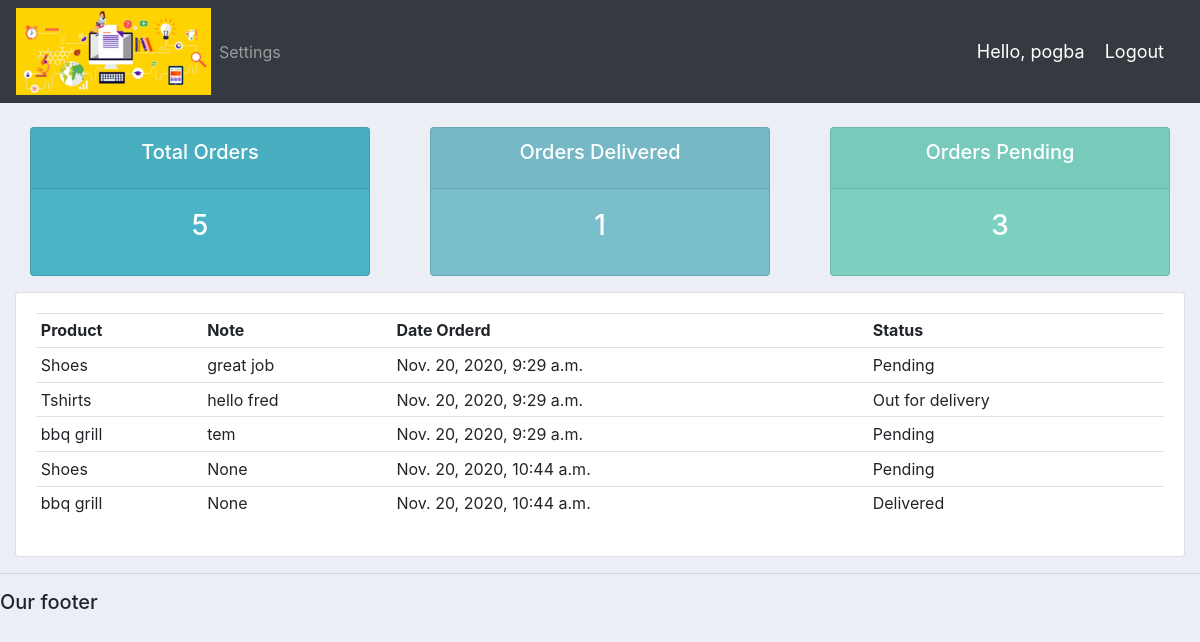
The app's page /user/ (signed in), older data.
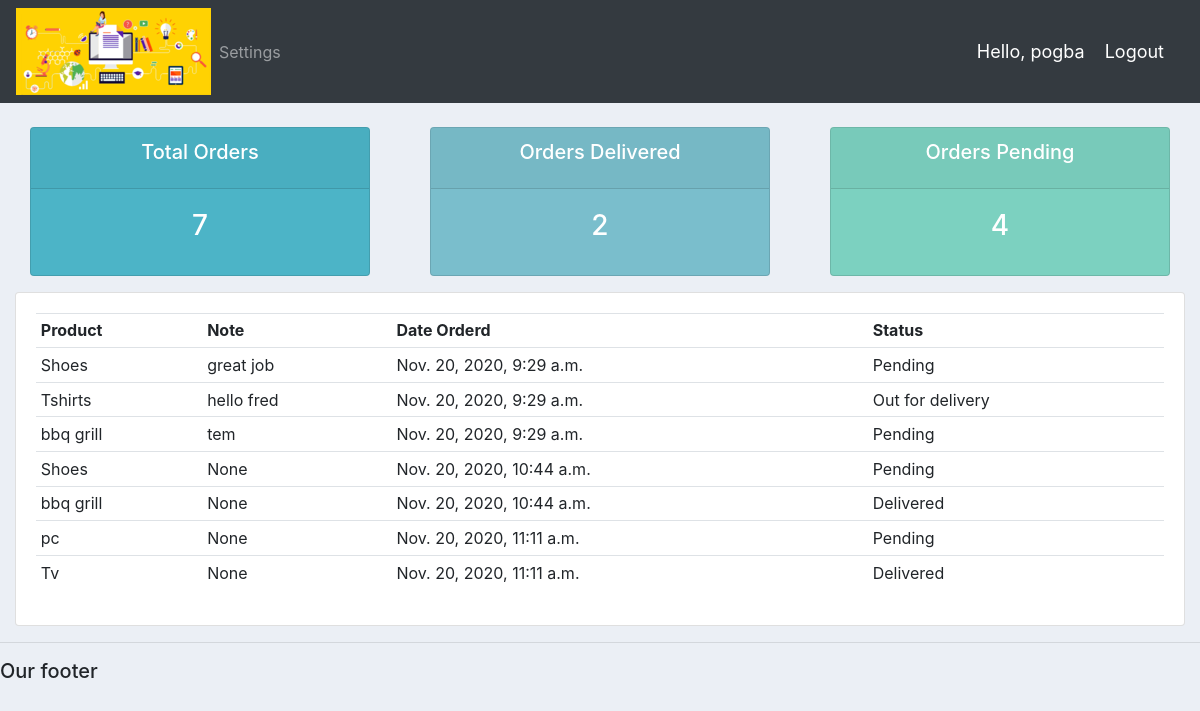
The same page, newer data.
### accounts/models.py (models this page shows, shortened)
class Order(models.Model):
	STATUS = (
			('Pending', 'Pending'),
			('Out for delivery', 'Out for delivery'),
			('Delivered', 'Delivered'),
			)
	customer = models.ForeignKey(Customer, null=True, on_delete= models.SET_NULL)
	product = models.ForeignKey(Product, null=True, on_delete= models.SET_NULL)
	date_created = models.DateTimeField(auto_now_add=True, null=True)
	status = models.CharField(max_length=200, null=True, choices=STATUS)
	note = models.CharField(max_length=1000, null=True)

class Product(models.Model):
	CATEGORY = (
			('Indoor', 'Indoor'),
			('Out Door', 'Out Door'),
			)
	name = models.CharField(max_length=200, null=True)
	price = models.FloatField(null=True)
	category = models.CharField(max_length=200, null=True, choices=CATEGORY)
	description = models.CharField(max_length=200, null=True, blank=True)
	date_created = models.DateTimeField(auto_now_add=True, null=True)
	tags = models.ManyToManyField(Tag)
	def __str__(self):
		return self.name

### accounts/decorators.py (the view)
		def wrapper_func(request, *args, **kwargs):
			group = None
			if request.user.groups.exists():
				group = request.user.groups.all()[0].name
			if group in allowed_roles:
				return view_func(request, *args, **kwargs)
			else:
				return HttpResponse('You are not authorized to view this page')

### accounts/views.py (called while the page is built)
@login_required(login_url='login')
@allowed_users(allowed_roles=['customer'])
def userPage(request):
	orders = request.user.customer.order_set.all()
	total_orders = orders.count()
	delivered = orders.filter(status='Delivered').count()
	pending = orders.filter(status='Pending').count()
	context = {'orders':orders, 'total_orders':total_orders,
	'delivered':delivered,'pending':pending}
	return render(request, 'accounts/user.html', context)

### accounts/templates/accounts/user.html
{%  extends 'accounts/main.html' %}
{% block content %}
{%  include 'accounts/status.html' %}
<div class="row">
	<div class="col-md">
		<div class="card card-body">
			<table class="table table-sm">
				<tr>
					<th>Product</th>
					<th>Note</th>
					<th>Date Orderd</th>
					<th>Status</th>
				</tr>
				{% for order in orders %}
				<tr>
					<td>{{order.product}}</td>
					<td>{{order.note}}</td>
					<td>{{order.date_created}}</td>
					<td>{{order.status}}</td>
				</tr>
				{% endfor %}
			</table>
		</div>
	</div>
</div>
{% endblock content %}

Row changes from the older to the newer data that the page shows:
added Order: product "pc", note "None", date_created "Nov. 20, 2020, 11:11 a.m.", status "Pending"
added Order: product "Tv", note "None", date_created "Nov. 20, 2020, 11:11 a.m.", status "Delivered"
Text that changed along with them:
{{ total_orders }}: "5" → "7"
{{ delivered }}: "1" → "2"
{{ pending }}: "3" → "4"
